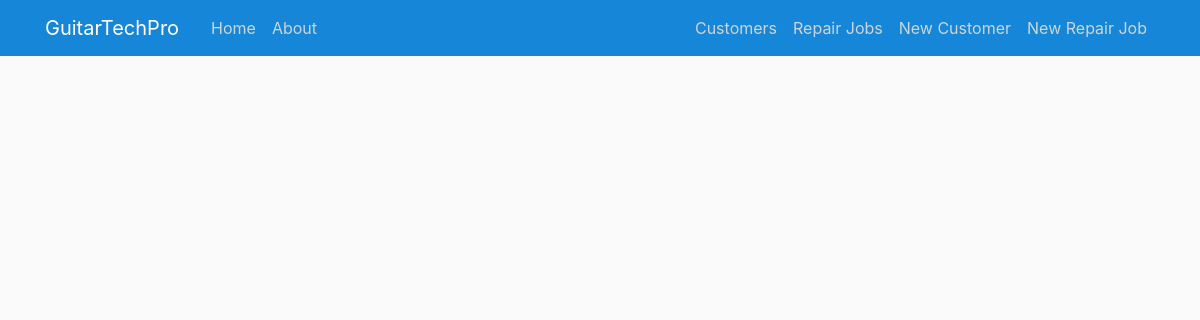
The app's page /customers/view/8, older data.
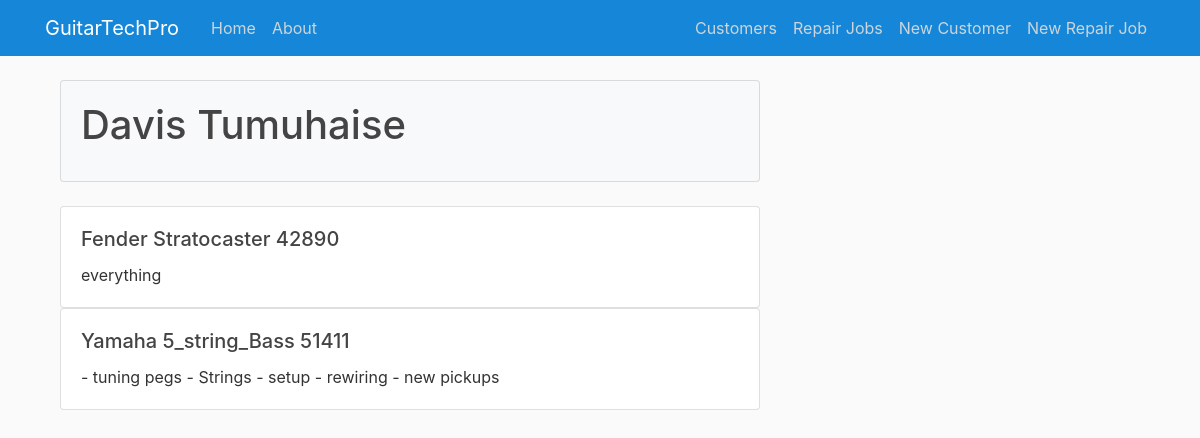
The same page, newer data.
### app/models.py (models this page shows, shortened)
class Guitar(db.Model):
    id = db.Column(db.Integer, primary_key=True)
    brand = db.Column(db.String(50), nullable=False)
    model = db.Column(db.String(50), nullable=False)
    serial_number = db.Column(db.String(50), nullable=True)
    description = db.Column(db.String(250), nullable=False)
    repair_status = db.Column(db.String(50), nullable=False)
    customer_id = db.Column(db.Integer, db.ForeignKey('customer.id'), nullable=False)

class Customer(db.Model):
    id = db.Column(db.Integer, primary_key=True)
    firstname = db.Column(db.String(50), nullable=False)
    lastname = db.Column(db.String(50), nullable=False)
    phone = db.Column(db.String(20), nullable=False)
    email = db.Column(db.String(120), nullable=True)
    guitars = db.relationship('Guitar', backref='customer', lazy=True)

### app/routes.py (the view)
@app.route('/customers/view/<int:customer_id>', methods=['GET', 'POST'])
def view_customer_guitars(customer_id):
    guitars = Guitar.query.filter_by(customer_id=customer_id)
    return render_template('view_customer_guitars.html', guitars=guitars)

### app/templates/view_customer_guitars.html
{% extends 'base.html' %}
{% block content %}
  <div class="container">
    {% set displayed_customers = [] %}
    {% for guitar in guitars %}
      {% if guitar.customer not in displayed_customers %}
        <div class="card bg-light mb-4">
          <div class="card-body">
            <h1 class="card-title">{{ guitar.customer.firstname }} {{ guitar.customer.lastname }}</h1>
          </div>
        </div>
        {% set _ = displayed_customers.append(guitar.customer) %}
      {% endif %}
      <div class="card">
        <div class="card-body">
          <h5 class="card-title">{{ guitar.brand }} {{ guitar.model }} {{ guitar.serial_number }}</h5>
          <p class="card-text">{{ guitar.description }}</p>
        </div>
      </div>
    {% endfor %}
  </div>
{% endblock %}

Row changes from the older to the newer data that the page shows:
added Guitar: customer.firstname "Davis", customer.lastname "Tumuhaise", brand "Fender", model "Stratocaster", serial_number "42890", description "everything"
added Guitar: brand "Yamaha", model "5_string_Bass", serial_number "51411", description "- tuning pegs - Strings - setup - rewiring - new pickups"
